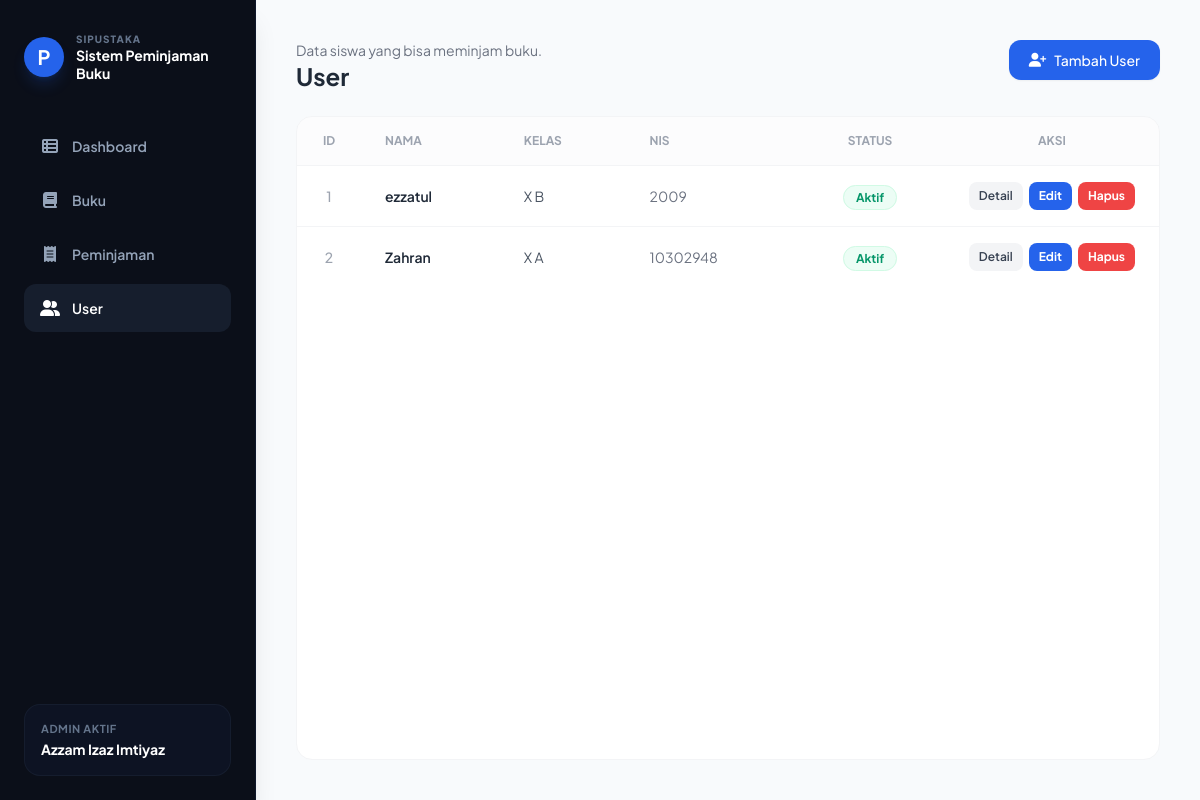
/siswa/, run on the app's committed database.
### buku/models.py (models this page shows, shortened)
class Siswa(models.Model):
    nama = models.CharField(max_length=100)
    kelas = models.CharField(max_length=50)
    nis = models.CharField(max_length=20)
    is_active = models.BooleanField(default=True)

### buku/views.py (the view)
# urls.py: path('siswa/', views.siswa_list, name='siswa_list'),
def siswa_list(request):
    siswa_list = fetch_all(
        """
        SELECT id, nama, kelas, nis, is_active
        FROM buku_siswa
        ORDER BY id
        """
    )
    return render(request, 'siswa/list-siswa.html', {'siswa_list': siswa_list})

### buku/views.py (called while the page is built)
def fetch_all(query, params=()):
    with connection.cursor() as cursor:
        cursor.execute(query, params)
        columns = [col[0] for col in cursor.description]
        return [SimpleNamespace(**dict(zip(columns, row))) for row in cursor.fetchall()]

### buku/templates/siswa/list-siswa.html
{% extends 'base.html' %}
{% block content %}
<div class="flex justify-between items-start mb-6">
    <div>
        <p class="text-sm text-gray-500">Data siswa yang bisa meminjam buku.</p>
        <h2 class="text-2xl font-bold text-gray-800">User</h2>
    </div>
    <a href="{% url 'siswa_tambah' %}" class="bg-[#2563EB] hover:bg-blue-700 text-white font-medium px-5 py-2.5 rounded-xl shadow-sm transition flex items-center space-x-2 text-sm">
        <i class="fa-solid fa-user-plus"></i><span>Tambah User</span>
    </a>
</div>
<div class="bg-white rounded-2xl shadow-xs border border-gray-100 overflow-hidden flex-1">
    <div class="overflow-x-auto">
        <table class="w-full text-left border-collapse">
            <thead>
                <tr class="border-b border-gray-100 text-xs font-bold uppercase text-gray-400 bg-gray-50/50">
                    <th class="py-4 px-6 text-center w-16">ID</th>
                    <th class="py-4 px-6">Nama</th>
                    <th class="py-4 px-6">Kelas</th>
                    <th class="py-4 px-6">NIS</th>
                    <th class="py-4 px-6 text-center">Status</th>
                    <th class="py-4 px-6 text-center w-48">Aksi</th>
                </tr>
            </thead>
            <tbody class="divide-y divide-gray-100 text-sm text-gray-600">
                {% for siswa in siswa_list %}
                <tr class="hover:bg-gray-50/50 transition">
                    <td class="py-4 px-6 text-center font-medium text-gray-400">{{ siswa.id }}</td>
                    <td class="py-4 px-6 font-semibold text-gray-800">{{ siswa.nama }}</td>
                    <td class="py-4 px-6 text-gray-600">{{ siswa.kelas }}</td>
                    <td class="py-4 px-6 text-gray-500">{{ siswa.nis }}</td>
                    <td class="py-4 px-6 text-center">
                        {% if siswa.is_active %}
                            <span class="bg-emerald-50 text-emerald-600 px-3 py-1 rounded-full text-xs font-bold border border-emerald-100">Aktif</span>
                        {% else %}
                            <span class="bg-gray-50 text-gray-400 px-3 py-1 rounded-full text-xs font-bold border border-gray-200">Nonaktif</span>
                        {% endif %}
                    </td>
                    <td class="py-4 px-6 text-center space-x-2">
                        <div class="flex items-center gap-1.5">
                            <a href="{% url 'siswa_detail' siswa.id %}" class="bg-gray-100 hover:bg-gray-200 text-gray-700 text-xs font-semibold px-2.5 py-1.5 rounded-lg transition inline-block">Detail</a>
                            <a href="{% url 'siswa_edit' siswa.id %}" class="bg-[#2563EB] hover:bg-blue-700 text-white text-xs font-bold px-2.5 py-1.5 rounded-lg transition inline-block">Edit</a>
                            <a href="{% url 'siswa_hapus' siswa.id %}" class="bg-[#EF4444] hover:bg-red-800 text-white text-xs font-bold px-2.5 py-1.5 rounded-lg transition inline-block">Hapus</a>
                        </div>
                    </td>
                </tr>
                {% empty %}
                <tr>
                    <td colspan="6" class="text-center py-10 text-gray-400">Belum ada data anggota/user siswa.</td>
                </tr>
                {% endfor %}
            </tbody>
        </table>
    </div>
</div>
{% endblock %}

### buku/templates/base.html (style rules this page uses)
body { font-family: 'Plus Jakarta Sans', sans-serif; }

### data on the page
Siswa: id "1", nama "ezzatul", kelas "X B", nis "2009"
Siswa: id "2", nama "Zahran", kelas "X A", nis "10302948"
